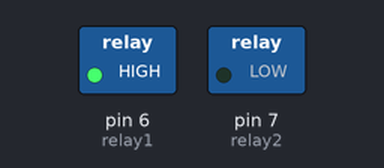
Simulated run of this sketch. Board: Arduino Uno, built with avr-gcc and run on an emulated ATmega328P. Shown: switched loads named in the sketch (green lamp = pin HIGH).

Above: at 0.5 s.
At 2.5 s:
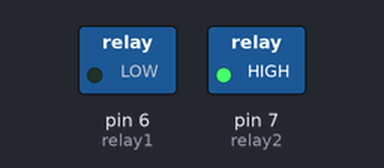
At 5.5 s:
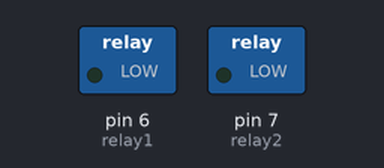
Timing chart, 0 to 10.4 s (numbered marks = the images above):
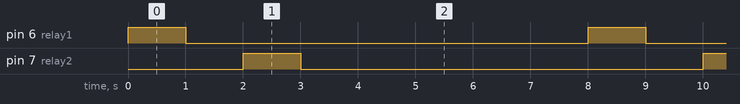

The sketch:

ActuatorControl.ino
```cpp
const int relay1 = 6;   //Arduino pin that triggers relay #1
const int relay2 = 7;   //Arduino pin that triggers relay #2

void setup() {
  //Set pinMode to OUTPUT for the two relay pins
  pinMode(relay1, OUTPUT);
  pinMode(relay2, OUTPUT);

}

void extendActuator() {
    digitalWrite(relay1, HIGH);
    digitalWrite(relay2, LOW);
}

void retractActuator() {
    digitalWrite(relay1, LOW);
    digitalWrite(relay2, HIGH);
}

void stopActuator() {
    digitalWrite(relay1, LOW);
    digitalWrite(relay2, LOW);
}

void loop()
{
    extendActuator();
    delay(1000);

    stopActuator();
    delay(1000);

    retractActuator();
    delay(1000);

    stopActuator();
    delay(5000);
}
```

Measured:
- by itself, pin 6 (relay1), pin 7 (relay2): alternates HIGH for 1.0 s and LOW for 7.0 s
- by itself, everything shown: repeats every 8.0 s, in 4 steps
